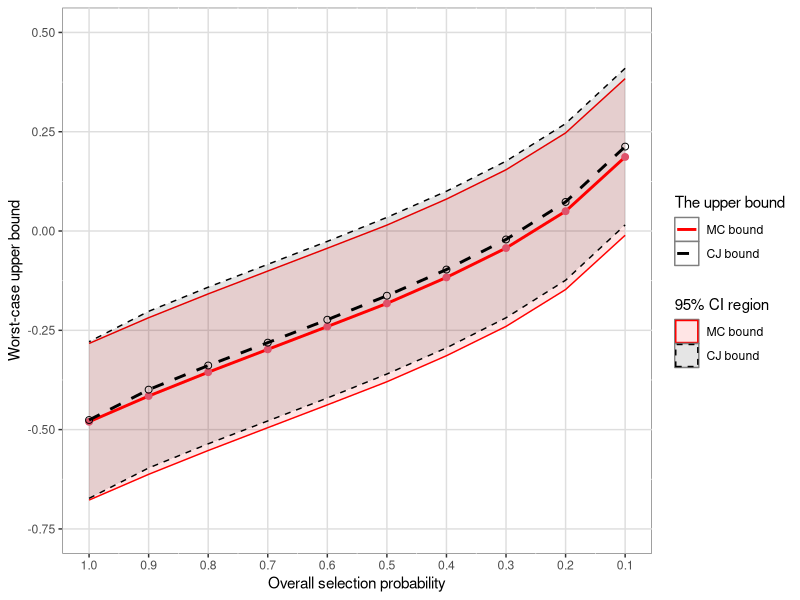

Here is the R script that generated this plot:
## NOTES
## DATA IS SAVED IN "eg1-raw.csv"
## 

library(kableExtra)
library(ggplot2)
## DATA PREPROCESS
example1 <- read.csv("eg1-raw.csv")
example1$sigmasq <- (1/example1$precision)^2

## META-ANALYSIS WITHOUT CONSIDERING PUBLICATION BIAS
library(metafor)
ma1 <- rma.uni(yi = y, vi = sigmasq, data = example1, method = "ML")
ma1$b
ma1$se
ma1$ci.ub
## ANALYTICAL COPAS-JACKSON BOUND (tau=0)
p <- seq(1, 0.1, -0.1)
u <- qnorm(p)
b.CJ <- with(example1, {1/p*dnorm(u)*sum(precision)/sum(precision^2)})
names(b.CJ) <- sprintf("p=%.2f", p)

b.CJ
b.CJ.or <- as.vector(ma1$b)+b.CJ
b.CJ.ub <- b.CJ.or+2*pnorm(0.975)*as.vector(ma1$se)
b.CJ.lb <- b.CJ.or-2*pnorm(0.975)*as.vector(ma1$se)

## IMPORT THE MC BOUND
b.MC.result <- read.csv("MCbounds.csv")
b.MC <- rev(b.MC.result$maxb)
names(b.MC) <- sprintf("p=%.2f", p)

b.MC
b.MC.or <- as.vector(ma1$b)+b.MC
b.MC.ub <- b.MC.or+2*pnorm(0.975)*as.vector(ma1$se)
b.MC.lb <- b.MC.or-2*pnorm(0.975)*as.vector(ma1$se)

## PLOT 1
df <- data.frame(p = seq(1, 0.1, -0.1),
                 b.MC.or, b.MC.ub, b.MC.lb,
                 b.CJ.or, b.CJ.ub, b.CJ.lb)
plot1 <- ggplot(df, aes(x = p)) + 
  geom_ribbon(mapping=aes(ymin=b.MC.ub,ymax=b.MC.lb, fill="MC bound"), colour="red", alpha=0.1)+
  geom_ribbon(mapping=aes(ymin=b.CJ.ub,ymax=b.CJ.lb, fill="CJ bound"), colour="black", alpha=0.1, lty=2)+
  geom_line(aes(y = b.MC.or, colour="MC bound"), lwd =1) +
  geom_point(aes(y = b.MC.or), colour =2, pch=19, size=2) + 
  geom_line(aes(y = b.CJ.or, colour="CJ bound"), lwd =1, lty=2) +
  geom_point(aes(y = b.CJ.or), colour =1, pch=1, size=2) + 
  scale_x_reverse(n.breaks = 10, name="Overall selection probability") + 
  scale_y_continuous(limits = c(-0.75,0.5), name = "Worst-case upper bound") +
  theme(panel.background = element_rect(fill = "white", colour = "grey50"),
        panel.grid.major = element_line(colour = "grey87"),
        legend.key = element_rect (fill = "white"))+
  scale_colour_manual("The upper bound", 
                      breaks = c("MC bound", "CJ bound"),
                      values = c("red", "black"),
                      guide = guide_legend(override.aes = list(lty = c(1,2))))+
  scale_fill_manual("95% CI region", 
                      breaks = c("MC bound", "CJ bound"),
                      values = c("red", "black"),
                    guide = guide_legend(override.aes = list(color = c("red", "black"))))

ggsave(filename = "eg1.eps", plot = plot1, device = cairo_ps, 
       width = 8, height = 6) 

# setEPS(width = 6, height = 6); postscript("eg1.eps")
# 
# plot(b.MC.or, ylab = "Maximum bias (b)", xlab = "Overall selction probability (p)", ylim = c(-0.7,0.5), xaxt = "n", type = "b")
# lines(b.MC.ub, lty=2)
# lines(b.MC.lb, lty=2)
# points(b.CJ.or, pch = 2, type = "b")
# lines(b.CJ.ub)
# lines(b.CJ.lb)
# axis(1, at = 1:10, labels = p)
# legend("bottomright", legend = c("The MC bound", "The CJ bound"), pch=c(1,2), cex = 1.2)
# 
# dev.off()

## TABLE1

tab1 <- cbind.data.frame(p = p, sprintf("%.3f [%.3f, %.3f]",b.MC.or, b.MC.lb, b.MC.ub), 
                         sprintf("%.3f [%.3f, %.3f]",b.CJ.or, b.CJ.lb, b.CJ.ub))
colnames(tab1) <- c("p", "The MC bound [95% CI]", "The CJ bound [95% CI]")
sink("tab1.tex")
kbl(tab1, 
    format = "latex",
    longtable = F, 
    booktabs = T, 
    linesep = "\\hline",
    digits = 3,
    align = "r",
    escape = FALSE,
    caption = "The values of the MC bound and the CJ bound in Example 1",
    label = "tab1",
    row.names = NA)
sink()
